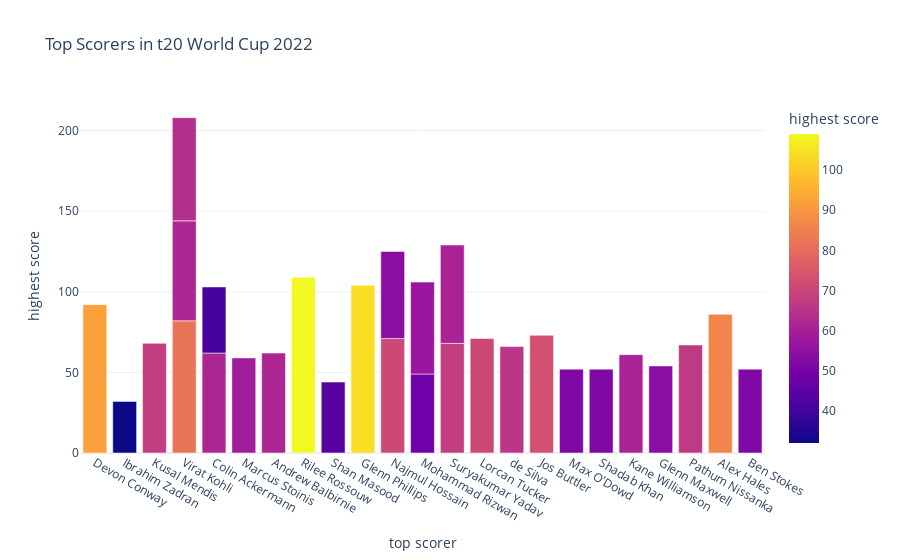

Write notebook code for a chart like this one.
### Markdown cell above
### So in 17 matches, the teams decided to bat first, and in 13 matches, the teams chose to field first

### Code cell
# The top scorers in the t20 world cup 2022:
figure = px.bar(data, 
                x=data["top scorer"], 
                y = data["highest score"], 
                color = data["highest score"],
                title="Top Scorers in t20 World Cup 2022")
figure.show()

### Figure 1 — Plotly figure (JSON) as saved in the notebook; plotly's stock layout.template omitted (floating-point values rounded to 4 significant figures)
{"data": [{"alignmentgroup": "True", "hovertemplate": "top scorer=%{x}<br>highest score=%{marker.color}<extra></extra>", "legendgroup": "", "marker": {"color": [92, 32, 68, 82, 62, 59, 62, 109, 62, 44, 104, 71, 49, 68, 71, 66, 73, 52, 64, 52, 61, 54, 67, 41, 54, 61, 57, 86, 52], "coloraxis": "coloraxis", "pattern": {"shape": ""}}, "name": "", "offsetgroup": "", "orientation": "v", "showlegend": false, "textposition": "auto", "type": "bar", "x": ["Devon Conway", "Ibrahim Zadran", "Kusal Mendis", "Virat Kohli", "Colin Ackermann", "Marcus Stoinis", "Andrew Balbirnie", "Rilee Rossouw", "Virat Kohli", "Shan Masood", "Glenn Phillips", "Najmul Hossain", "Mohammad Rizwan", "Suryakumar Yadav", "Lorcan Tucker", "de Silva", "Jos Buttler", "Max O'Dowd", "Virat Kohli", "Shadab Khan", "Kane Williamson", "Glenn Maxwell", "Pathum Nissanka", "Colin Ackermann", "Najmul Hossain", "Suryakumar Yadav", "Mohammad Rizwan", "Alex Hales", "Ben Stokes"], "xaxis": "x", "y": [92, 32, 68, 82, 62, 59, 62, 109, 62, 44, 104, 71, 49, 68, 71, 66, 73, 52, 64, 52, 61, 54, 67, 41, 54, 61, 57, 86, 52], "yaxis": "y"}], "layout": {"barmode": "relative", "coloraxis": {"colorbar": {"title": {"text": "highest score"}}, "colorscale": [[0, "#0d0887"], [0.1111, "#46039f"], [0.2222, "#7201a8"], [0.3333, "#9c179e"], [0.4444, "#bd3786"], [0.5556, "#d8576b"], [0.6667, "#ed7953"], [0.7778, "#fb9f3a"], [0.8889, "#fdca26"], [1, "#f0f921"]]}, "legend": {"tracegroupgap": 0}, "title": {"text": "Top Scorers in t20 World Cup 2022"}, "xaxis": {"anchor": "y", "domain": [0, 1], "title": {"text": "top scorer"}}, "yaxis": {"anchor": "x", "domain": [0, 1], "title": {"text": "highest score"}}}}
